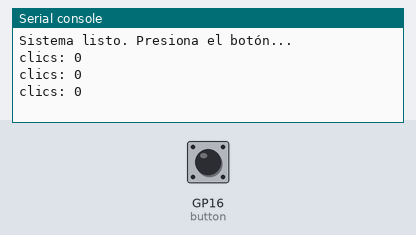
A program run on a simulated Raspberry Pi Pico running MicroPython. Shown: the last lines printed to the serial console. Inputs (shaded band) come from the test bench; at power-on: GP16 (button) HIGH.

Above: at 1.2 s.
1.3 s: GP16 (button) pulled LOW for 0.15 s
At 1.9 s:
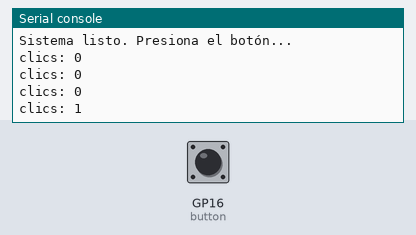
2.9 s: GP16 (button) pulled LOW for 1 s
At 3.4 s:
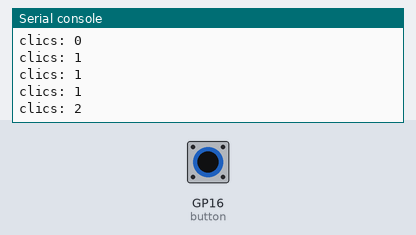
5.4 s: GP16 (button) pulled LOW for 0.15 s
At 5.9 s:
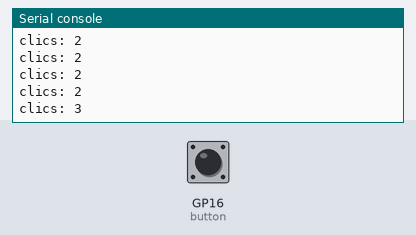
Timing chart, 0 to 8.4 s (numbered marks = the images above; inputs shaded):
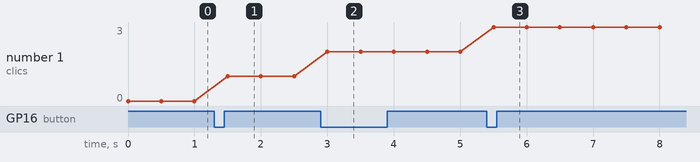

The program:

button_irq_counter.py
```python
from machine import Pin
from time import ticks_ms, ticks_diff, sleep_ms

# GP16 conectado a botón a GND (Pull-Up interno activo)
button = Pin(16, Pin.IN, Pin.PULL_UP)
contador = 0
ultimo = 0

def boton_irq(pin):
    global contador, ultimo
    ahora = ticks_ms()
    # Filtro debounce por software (> 80 ms)
    if ticks_diff(ahora, ultimo) > 80:
        contador += 1
        ultimo = ahora

# Configurar interrupción en flanco de bajada (1 -> 0)
button.irq(trigger=Pin.IRQ_FALLING, handler=boton_irq)

print("Sistema listo. Presiona el botón...")
while True:
    print("clics:", contador)
    sleep_ms(500)
```

Measured:
- after the input at 1.3 s, the serial console: prints a new line after 0.20 s (image 1)
- after the input at 2.9 s, the serial console: prints a new line after 0.10 s (image 2)
- after the input at 5.4 s, the serial console: prints a new line after 0.10 s (image 3)
- plotted number 1: 0 → 1 after the input at 1.3 s, 1 → 2 after the input at 2.9 s, 2 → 3 after the input at 5.4 s
